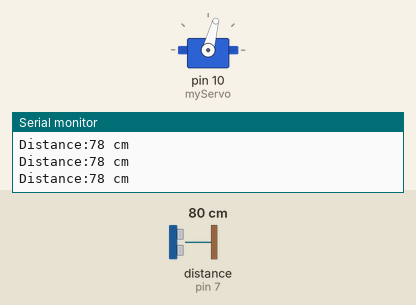
Bench run of a sketch on a simulated Arduino Uno, built with avr-gcc and run on an emulated ATmega328P. Parts: servo, the last lines printed to the serial monitor. Wiring (inferred from the names in the program): ultrasonic range finder: trigger pin 8; echo pin 7. The inputs (shaded band) are chosen by the test bench; at power-on: distance to the obstacle (sensor on pin 7) 80 cm. The echo pulse lasts 58.3 µs per cm.

Above: at 1.2 s.
1.3 s: distance to the obstacle (sensor on pin 7) set to 2 cm
At 2.97 s:
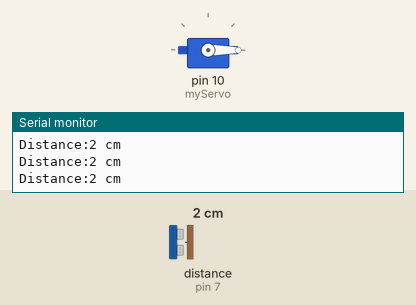
4.3 s: distance to the obstacle (sensor on pin 7) set to 250 cm
7.3 s: distance to the obstacle (sensor on pin 7) set to 299 cm
At 8.0 s:
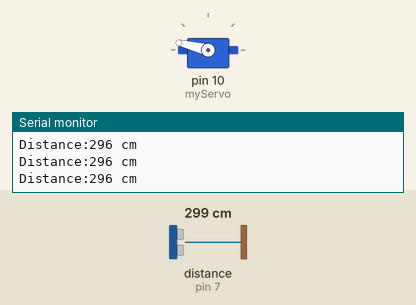
10.3 s: distance to the obstacle (sensor on pin 7) set to 18 cm
At 13.0 s:
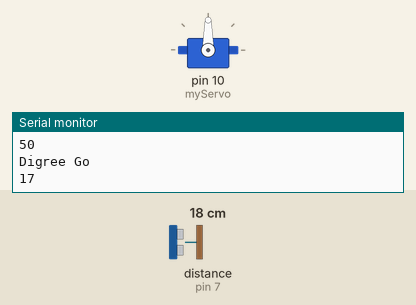
Timing chart, 0 to 14.3 s (numbered marks = the images above; inputs shaded):
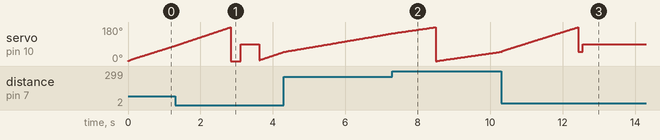

The sketch:

sketch_HCSR04withSG90.ino
```cpp
/**
 * Arduino Smart Car Sample by Bluemoon inc.
 * DCモータ・サーボ・超音波センサーの組み合わせサンプル
 */
#include <Servo.h>
#include <Wire.h>

#define LEFT_FORWARD 2
#define LEFT_BACKWARD 3
#define RIGHT_FORWARD 4
#define RIGHT_BACKWARD 5
#define echoPin 7 // Echo Pin
#define trigPin 8 // Trigger Pin

// create servo object to control a servo
Servo myServo;
char dist[3];
char rot[3];
int adjust = 0;
String output = "";
int search_wait = 250;
int see_left_dig = 120;
int see_right_dig = 60;
int see_left_dig_wide = 135;
int see_right_dig_wide = 45;

// HC-SR04
double Duration = 0; //受信した間隔
int Distance = 0; //距離

void setup() {
  Serial.begin( 9600 );
  pinMode( echoPin, INPUT );
  pinMode( trigPin, OUTPUT );
  myServo.attach(10);  // attaches the servo on pin 0 to the servo object
  myServo.write(90);
}
/**
 * mx,mn 指定の距離に入るまで状態を保つ
 */
void keep(int mn, int mx){
  while(1){
    Distance = getDistance();
    if (Distance < mn or Distance > mx ) {
      Serial.println("STOP");
      stop();
      break;
    }
  }
}
/**
 * 10cmから300cmまでの距離なら進む
 */
void go(){
  digitalWrite(LEFT_FORWARD,HIGH);
  digitalWrite(RIGHT_FORWARD,HIGH);
  digitalWrite(LEFT_BACKWARD,LOW);
  digitalWrite(RIGHT_BACKWARD,LOW);
  keep(10,300);
}
/**
 * 10cmから80cmまでの距離なら後退
 */
void back(){
  digitalWrite(LEFT_FORWARD,LOW);
  digitalWrite(RIGHT_FORWARD,LOW);
  digitalWrite(LEFT_BACKWARD,HIGH);
  digitalWrite(RIGHT_BACKWARD,HIGH);
  keep(1,80);
}

void stop(){
  digitalWrite(LEFT_FORWARD,LOW);
  digitalWrite(RIGHT_FORWARD,LOW);
  digitalWrite(LEFT_BACKWARD,LOW);
  digitalWrite(RIGHT_BACKWARD,LOW);
}
/**
 * 右に向きを変える
 */
void turnRight(int wait){
  digitalWrite(LEFT_FORWARD,LOW);
  digitalWrite(RIGHT_FORWARD,HIGH);
  digitalWrite(LEFT_BACKWARD,HIGH);
  digitalWrite(RIGHT_BACKWARD,LOW);
  delay(wait);
}
/**
 * 左に向きを変える
 */
void turnLeft(int wait){
  digitalWrite(LEFT_FORWARD,HIGH);
  digitalWrite(RIGHT_FORWARD,LOW);
  digitalWrite(LEFT_BACKWARD,LOW);
  digitalWrite(RIGHT_BACKWARD,HIGH);
  delay(wait);
}
/*
 * 距離を取得
 */
int getDistance(){
  int priv_dist,i;
  for(i=0;i<5;i++){
    digitalWrite(trigPin, LOW);
    delayMicroseconds(2);
    digitalWrite( trigPin, HIGH ); //超音波を出力
    delayMicroseconds( 10 ); //
    digitalWrite( trigPin, LOW );
    Duration = pulseIn( echoPin, HIGH ); //センサからの入力
    Duration = Duration/2; //往復距離を半分にする
    Distance = Duration*340*100/1000000; // 音速を340m/sに設定
    if (Distance > 0 && Distance < 300 && abs(priv_dist-Distance)<5) {
        break;
    }
    priv_dist = Distance;
  }
  return Distance;
}

void loop() {
  int mind, mini, i;
  mind = 999;
  mini = 90;
  /**
   * 一番近くにある物体の角度・距離を取得
   */
  for(i=0;i<180;i++){
    myServo.write(i);
    Distance = getDistance();
    // 10cmより遠くにある一番近いものの距離と角度を計測
    if (mind > Distance && Distance > 10){
      mind = Distance;
      mini = i;
    }
    Serial.print("Distance:");
    Serial.print(Distance);
    Serial.println(" cm");
  }
  /**
   * 近くにある物体に頭を向け近づく
   */
  if (mind < 180) {
    myServo.write(mini);
    if (mini<90){
      turnLeft((90-mini)*3);
    }else{
      turnRight((mini-90)*3);
    }
    myServo.write(90);
    Serial.println(mini);
    Serial.println("Digree Go");
    Serial.println(mind);
    if (mind<20){
      // 近すぎれば後ろへ
      back();
    }else{
      // 遠くなら前へ
      go();
    }
    delay(500);
  }
}
```
